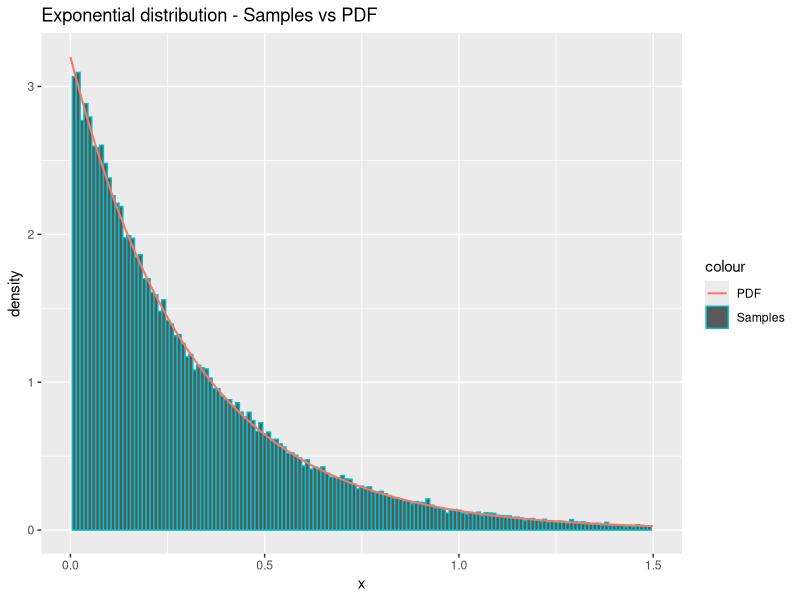
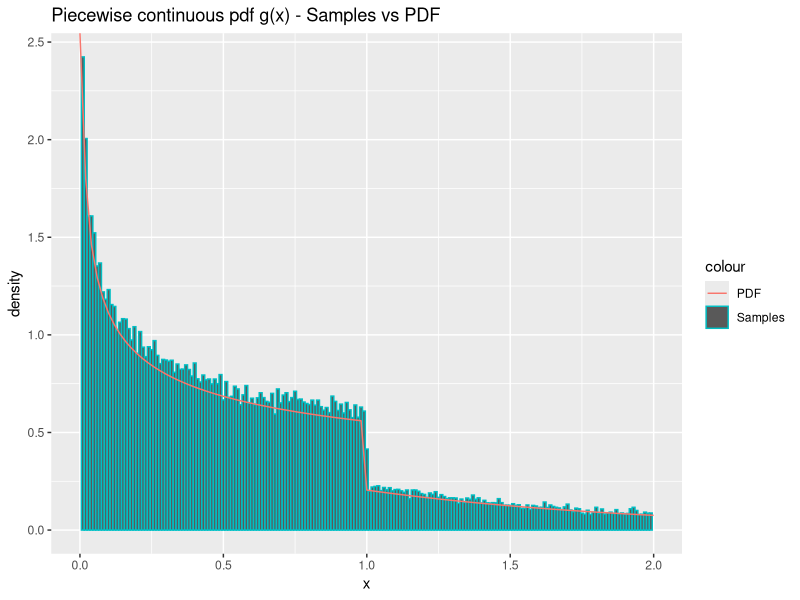
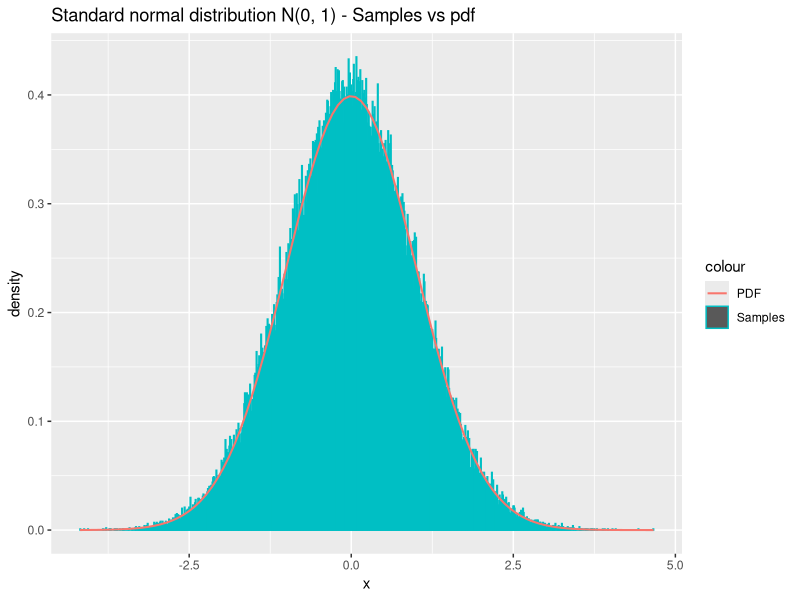
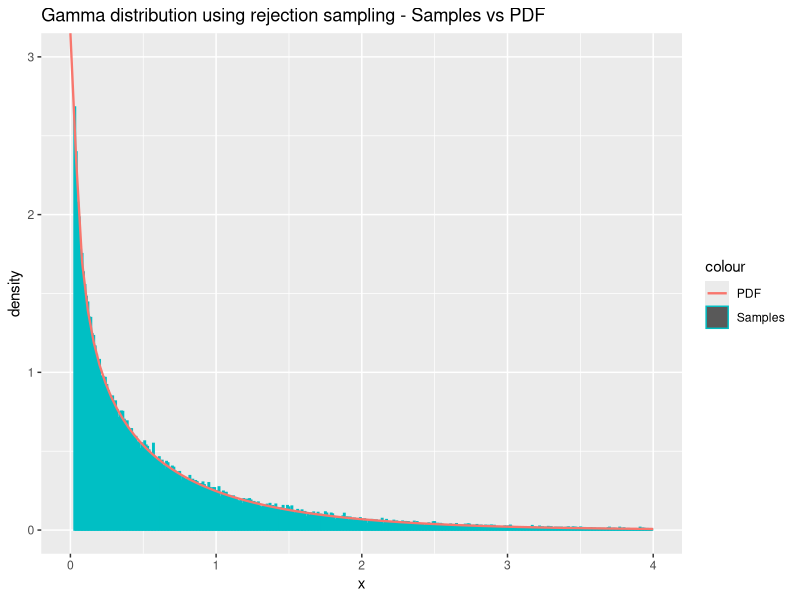
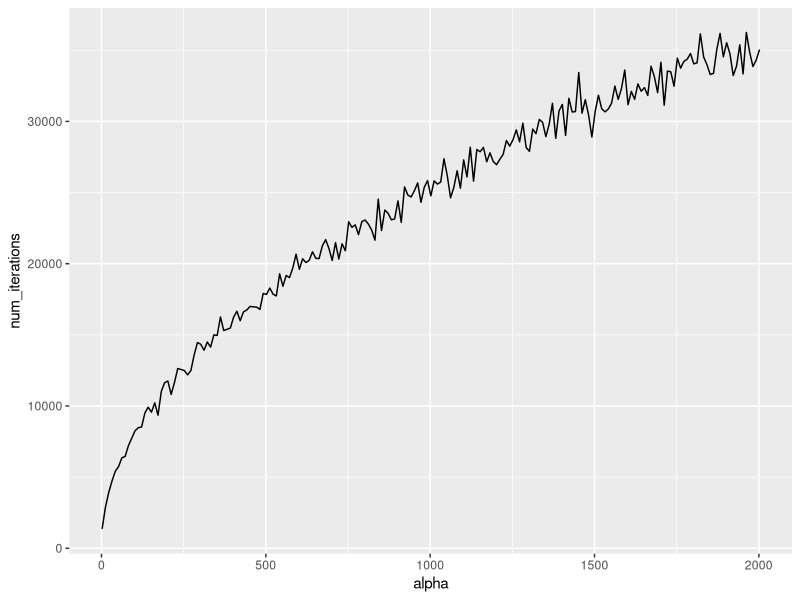
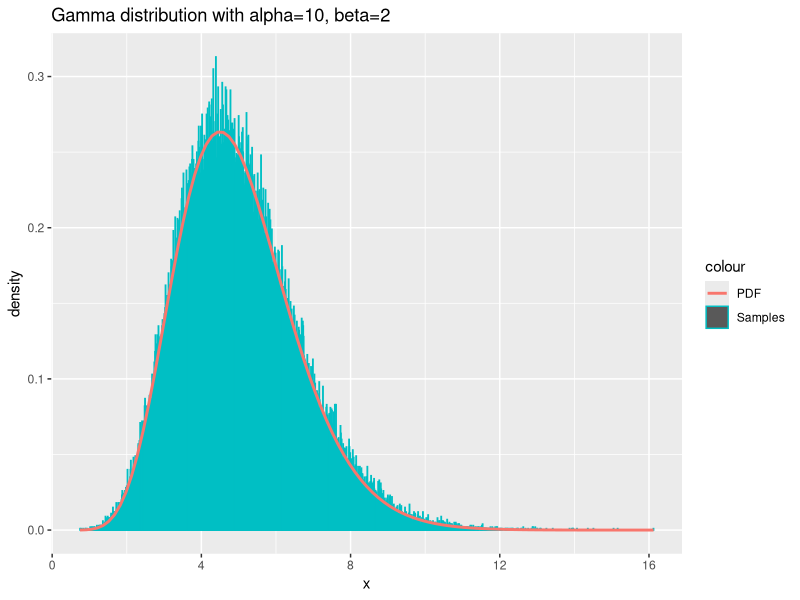
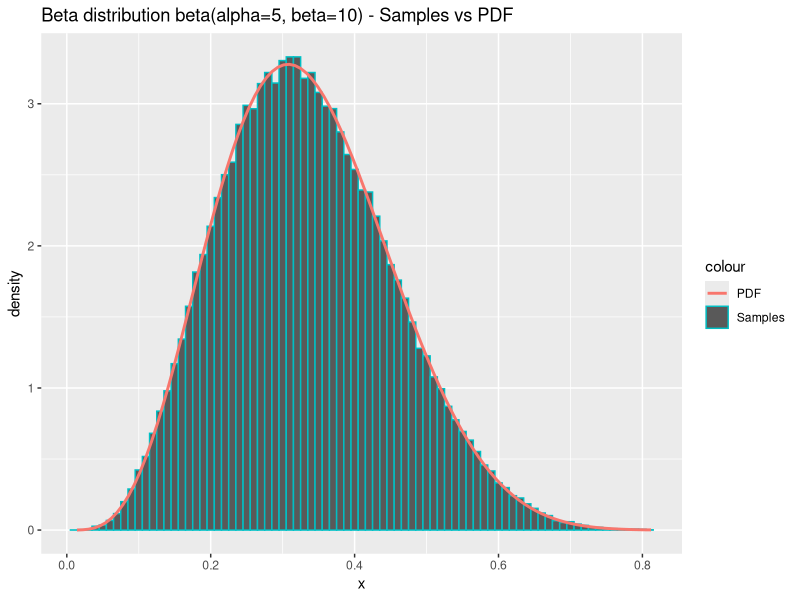
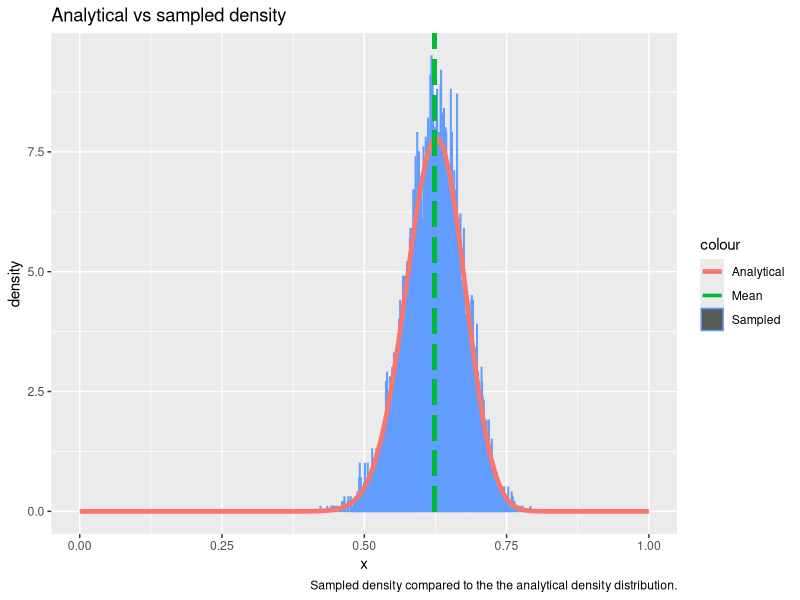

Write the R code that produced these figures, in order.
## ---- chunk 1
  sample_exponential = function(n, lambda) {
    # Sample n times from U[0, 1]
    u = runif(n)
    
    # Evaluate inverse CDF in u:
    return(-1/lambda * log(u))
  }
## ---- chunk 2
  # Parameters
  n = 100000
  lambda = 3.2
  
  # Draw n samples from exponential distribution
  # with rate parameter lambda:
  x = sample_exponential(n, lambda)
  
  # Compare theoretical and sample mean and variance:
  cat("Theoretical mean:", 1/lambda, "Sample mean", mean(x), "\n")
  cat("Theoretical variance:", 1/lambda^2, "Sample variance", var(x), "\n")
## ---- chunk 3
  library(ggplot2)
  # Plot the samples which we generated in the
  # previous code block, together with the pdf
  df = data.frame(x=x)
  ggplot(df, aes(x=x)) +
    geom_histogram(aes(y = ..density.., color = "Samples"), binwidth=0.01) +
    stat_function(fun=dexp,geom = "line",size=0.7,args=(mean=lambda),aes(color="PDF")) +
    ggtitle("Exponential distribution - Samples vs PDF") +
    labs(x='x', y='density') +
    xlim(0, 1.5)
## ---- chunk 4
  # Define the pdf for g(x):
  density_g = function(x, alpha) {
    # Normalizing constant c:
    c = alpha*exp(1)/(alpha + exp(1))
    
    # Create an empty vector of same length as x:
    density = vector(length = length(x))
    
    # All elements corresponding to x < 1:
    density[x < 1.] = c*x[x<1.]^(alpha-1)
    
    # All elements corresponding to x >= 1:
    density[x >= 1.] = c*exp(-x[x>=1.])
    return(as.double(density))
  }

  # Sampler for g(x):
  sample_g = function(n, alpha) {
    # Normalizing constant c:
    c = (alpha * exp(1)) / (alpha + exp(1))
    
    # Draw n samples from U[0, 1]
    u = runif(n)
    
    # Create an empty vector of length n:
    samples = vector(length=n)
    
    # Set all elements corresponding to u < c/alpha
    # equal to the equation as defined in the inverse CDF:
    samples[u < c/alpha] = (alpha/c*u[u < c/alpha])^(1/alpha)
    
    # Set all elements corresponding to u >= c/alpha
    # equal to the equation as defined in the inverse CDF:
    samples[u >= c/alpha] = log(c / (1 - u[u >= c/alpha]))
    return(samples)
  }
## ---- chunk 5
  # Parameters:
  n = 100000
  alpha = 0.7
  
  # Draw n samples from our g(x) sampler
  # with parameter alpha:
  x = sample_g(n, alpha)
  
  # Normalizing constant:
  c = (alpha * exp(1)) / (alpha + exp(1))
  
  # Theoretical mean and variance use the expressions as defined above
  cat("Theoretical mean:", c/(alpha+1) + 2*c/exp(1), "Sample mean:", mean(x), "\n")
  cat("Theoretical variance:", c/(alpha+2) + 5*c/exp(1) - (c/(alpha+1) + 2*c/exp(1))^2, "Sample variance:", var(x), "\n")
## ---- chunk 6
  library(ggplot2)
  df = data.frame( x=x)
  ggplot(df, aes(x = x)) +
    geom_histogram(aes(y = ..density.., color = "Samples"), binwidth=0.01) +
    stat_function(fun=density_g,geom = "line",size=0.5,args=(mean=alpha),aes(color="PDF")) + 
    xlim(0, 2) + 
    ggtitle("Piecewise continuous pdf g(x) - Samples vs PDF") + labs(x='x', y='density')
## ---- chunk 7
  # Function to sample n times from N(0, 1):
  sample_standard_normal = function(n) {
    num_samples = n
    if((n %% 2) == 1) {
      # n is odd, so we should sample one extra:
      num_samples = num_samples + 1
    }
    
    # Sample from U[0, 2*pi]:
    x1 = runif(num_samples/2, 0, 2*pi)
    # Sample from exp(1/2):
    x2 = sample_exponential(num_samples/2, lambda=1/2)
    
    # Perform the transformations as defined above:
    y1 = sqrt(x2) * cos(x1)
    y2 = sqrt(x2) * sin(x1)
    
    # Remove the last sample if n is odd, 
    # and concatenate the vectors together to retrieve
    # n samples:
    return(c(y1, y2)[0:n])
  }
## ---- chunk 8
  # Parameters:
  n = 100000

  # Draw n samples from N(0,1):
  x = sample_standard_normal(n)
  
  cat("Theoretical mean:", 0, "Sample mean:", mean(x), "\n")
  cat("Theoretical variance:", 1, "Sample variance:", var(x), "\n")
## ---- chunk 9
  # Plot the samples from N(0, 1) in a histogram together with the pdf
  df = data.frame(x=x)
  ggplot(df, aes(x=x)) +
    geom_histogram(aes(y = ..density.., color = "Samples"), binwidth=0.01) +
    stat_function(fun=dnorm,geom = "line",size=0.7,args=list(0,1),aes(color="PDF")) +
    ggtitle("Standard normal distribution N(0, 1) - Samples vs pdf") +
    labs(x='x', y='density')
## ---- chunk 10
  # Function for sampling one time from the d-variate
  # normal distribution:
  sample_normal_d = function(d, mu, sigma) {
    # Draw d samples from N(0, 1):
    x = sample_standard_normal(d)
    
    # Apply the linear transformation:
    y = mu + t(chol(sigma)) %*% x
    
    return(y)
  }
## ---- chunk 11
  # Parameters:
  d = 2
  n = 100000
  mu = c(1.5, 3)
  sigma = matrix(c(5,7,7,10),ncol=d,nrow=d)
  
  # We have to sample in a for-loop since our sampler
  # cannot do this in a vectorized fashion:
  samples = matrix(NA, ncol=d, nrow=n)
  for (i in 1:n){
    samples[i,] = sample_normal_d(d,mu,sigma) # Draw n samples
  }
  
  average = apply(samples, 2, mean)
  print("Mean vector:")
  print.data.frame(data.frame(average))
  covmat = cov(samples)
  print("Covariance matrix:")
  print.data.frame(data.frame(covmat))
## ---- chunk 12
  # PDF of gamma for a given alpha and beta=1:
  density_f = function(x, alpha) {
    return(dgamma(x, alpha, rate=1))
  }
  
  # Function for drawing n samples from Gamma(alpha, 1)
  # When 0 < alpha < 1:
  sample_f_small = function(n, alpha) {
    c = (1/alpha + exp(-1)) / gamma(alpha)
    samples = vector()
    repeat {
      num_missing_samples = n - length(samples)
      x = sample_g(as.integer(num_missing_samples*c), alpha)
      
      acceptance_probs = density_f(x, alpha) / (c * density_g(x, alpha))
      u = runif(as.integer(num_missing_samples*c))
      samples = c(samples, x[u <= acceptance_probs])
      if(length(samples) >= n) {
        # Break out of loop if we have enough samples:
        break
      }
    }
    # Do not return excess samples:
    return(samples[0:n])
  }
## ---- chunk 13
  # Parameters:
  n = 100000
  alpha = 0.6 # 0 < alpha < 1
  
  # Draw n samples from Gamma(alpha, 1):
  x = sample_f_small(n, alpha)
  
  cat("Theoretical mean:", alpha, "Sample mean:", mean(x), "\n")
  cat("Theoretical variance:", alpha, "Sample variance:", var(x), "\n")
## ---- chunk 14
  n = 100000
  alpha = 0.6
  x = sample_f_small(n, alpha)
  df = data.frame(x)
  ggplot(df, aes(x = x)) +
    geom_histogram(aes(y = ..density.., color = "Samples"), binwidth=0.01) +
    stat_function(fun=dgamma,geom = "line",size=0.8,args=(alpha=alpha),aes(color="PDF")) +
    xlim(0, 4) + ylim(0, 3) + 
    ggtitle("Gamma distribution using rejection sampling - Samples vs PDF") + labs(x='x', y='density')
## ---- chunk 15
# Function for drawing n samples from
# Gamma(alpha, 1) when alpha > 1:
sample_f_large = function(n, alpha) {
  loga = (alpha - 1)/2 * (log(alpha - 1) - 1)
  logbp = (alpha + 1)/2 * (log(alpha + 1) - 1)
  
  samples = vector()
  num_iterations = 0
  
  while(length(samples) < n) {
    num_iterations = num_iterations + 1
    
    # Sample in log-scale
    log_x1 = loga + log(runif(1))
    log_x2 = logbp + log(runif(1))
    
    if(2*log_x1 <= (alpha - 1)*(log_x2 - log_x1) - exp(log_x2 - log_x1)) {
      # Accept the sample:
      samples = c(samples, exp(log_x2 - log_x1))
    }
  }
  
  return(list(samples=samples, num_iterations=num_iterations))
}
## ---- chunk 16
  # Parameters:
  n = 10000
  alpha = 50 # alpha > 1
  
  # Draw n samples from Gamma(alpha, 1) when alpha > 1
  samples = sample_f_large(n, alpha)$samples
  
  cat("Theoretical mean:", alpha, "Sample mean:", mean(samples), "\n")
  cat("Theoretical variance:", alpha, "Sample variance:", var(samples), "\n")
## ---- chunk 17
n = 1000
alpha = seq(2, 2002, 10)
num_iterations = vector()
for(a in alpha) {
  num_iterations = c(num_iterations, sample_f_large(n, a)$num_iterations)
}
df = data.frame(x=alpha, num_iterations=num_iterations)
ggplot(df, aes(x = alpha, y = num_iterations)) + geom_line()
## ---- chunk 18
sample_gamma = function(n, alpha, beta) {
  unscaled_samples = vector(length=n)
  if(alpha == 1.) {
    unscaled_samples = sample_exponential(n, 1)
  } else if(alpha < 1.) {
    unscaled_samples = sample_f_small(n, alpha)
  } else { # alpha > 1.
    unscaled_samples = sample_f_large(n, alpha)$samples
  }
  samples = unscaled_samples/as.double(beta)
  return(samples)
}
## ---- chunk 19
  # Parameters:
  n = 100000
  alpha = 10
  beta = 2
  
  # Draw n samples from Gamma(alpha, beta)
  x = sample_gamma(n, alpha, beta)
  
  # Plot the samples in a histogram together with the pdf
  df = data.frame(x)
  ggplot(df, aes(x = x)) +
      geom_histogram(aes(y = ..density.., color = "Samples"), binwidth=0.01) +
      stat_function(fun=dgamma,geom = "line",size=1,aes(color='PDF'),args = list(shape=alpha, rate=beta)) +
      ggtitle("Gamma distribution with alpha=10, beta=2") + labs(x='x', y='density')
## ---- chunk 20
  sample_beta = function(n, alpha, beta) {
    x = sample_gamma(n, alpha, 1)
    y = sample_gamma(n, beta, 1)
    z = x/(x+y)
    return(z)
  }
## ---- chunk 21
  # Parameters:
  n = 100000
  alpha = 5
  beta = 10
  
  # Draw n samples from beta(alpha, beta):
  x = sample_beta(n, alpha, beta)
  
  cat("Theoretical mean:", alpha/(alpha+beta), "Sample mean:", mean(x), "\n")
  cat("Theoretical variance", alpha*beta/((alpha+beta)^2*(alpha + beta + 1)), "Sample variance:", var(x), "\n")
## ---- chunk 22
  df = data.frame(x=x)
  ggplot(df, aes(x = x)) +
      geom_histogram(aes(y = ..density.., color = "Samples"), binwidth=0.01) +
      stat_function(fun=dbeta,geom = "line",size=1,aes(color='PDF'),args = list(shape1=alpha, shape2=beta)) +
      ggtitle("Beta distribution beta(alpha=5, beta=10) - Samples vs PDF") + labs(x='x', y='density')
## ---- chunk 23

#Estimate probability by monte carlo integration
estimate_monte_carlo = function(n) {
  x = sample_standard_normal(n)
  samples = rep(NA, n)
  
  #Set all values above 4 to 1 and all below to 0
  samples[x > 4] = 1
  samples[x <= 4] = 0
  return(samples)
}
## ---- chunk 24
n = 100000
x = estimate_monte_carlo(n)
est = mean(x)
confidence_interval = est + c(-1, 1)*qnorm(.975)*sqrt(var(x)/n) #Calculate variance

cat("Prob(x>4): ", est, "\n")

cat("Confidence:", confidence_interval, "\n")
## ---- chunk 25

generate_weighted_samples = function(n) {
  samples = rep(NA, n)
  sample_u = runif(n) #Generate uniform samples
  sample_x = sqrt(16-2*log(1-sample_u)) #Inverse sampling from G(x)
  samples[ sample_x <= 4.] = 0
  
  #Calculate 1*w(x) for all samples of X > 4
  samples[ sample_x > 4.] = 1/(exp(8)*sqrt(2*pi)*sample_x[ sample_x > 4.]) 
  
  return(samples)
}
## ---- chunk 26
n = 100000
samples = generate_weighted_samples(n)
est = mean(samples)

confidence_interval = est + c(-1, 1)*qnorm(.975)*sqrt(var(samples)/n)

cat("Estimated:", est, "\n")

cat("Confidence interval:", confidence_interval, "\n")


## ---- chunk 27

#Draw sample from g(x) using inverse transform

generate_weighted_samples_anth = function(n) {
  samples = rep(NA)
  samples_u_1 = runif(n)
  samples_u_2 = 1 - samples_u_1 # Calculate the antithetic variates
  samples_u = c(samples_u_1, samples_u_2) # Combine the variates
  sample_x = sqrt(16-2*log(1-samples_u)) #Inverse sampling from G(x)
  samples[ sample_x <= 4.] = 0
  
  #Calculate 1*w(x) for all samples of X > 4
  samples[ sample_x > 4.] = 1/(exp(8)*sqrt(2*pi)*sample_x[ sample_x > 4.])
  
  return(samples)
}

## ---- chunk 28
n = 50000

samples = generate_weighted_samples_anth(n)

est = mean(samples)

confidence_interval = est + c(-1, 1)*qnorm(.975)*sqrt(var(samples)/(2*n)) #Multiply n by 2 as number of samples is the double of n

cat("Estimated:", est, "\n")

cat("Confidence interval:", confidence_interval, "\n")


## ---- chunk 29

#Function to be sampled from
f_function = function(x) {
    return((2 + x)^125 * (1 - x)^38 * x^34)
}

#Find highest value of f_function to set as max c
target_c = optimize(f_function, c(0, 1), maximum = TRUE)

#Find normalizing constant
n_c = integrate(f_function, 0, 1)$val

generate_samples = function(n) {
    samples = rep(NA, n)
    run_cnt = 0
    for (i in 1:n) {
        done = 0
        while (done == 0) {
            x_sample = runif(1)  # Proposal sample
            a = f_function(x_sample)/target_c$objective #Acceptance probability
            u = runif(1) #Used to determine acceptance
            # Accept if u<a(alpha)
            if (u <= a) {
                samples[i] = x_sample
                done = 1
            }
            run_cnt = run_cnt + 1
        }
    }
    return(list(samples = samples, iterations = run_cnt))
}


## ---- chunk 30

n = 10000

# Function used to find actual mean
g = function(x) {
  return(x*f_function(x)*x)
}

f_func_density = function(x) {
  return(f_function(x)/n_c)
}


y = generate_samples(n) #Generate samples from the distribution

est_mean = sum(y$samples)/n

cat("Estimated mean: ", sum(y$samples)/n, "Theoretical mean: ", integrate(g, 0, 1)$val/n_c, "\n")
## ---- chunk 31

#Generate histogram

df = data.frame(theo = seq(0, 1, length.out = n), value = y$samples)

ggplot(df, aes(x = value)) + geom_histogram(aes(y = ..density.., colour = "Sampled"), 
    binwidth = 0.001) + stat_function(fun = f_func_density, geom = "line", 
    size = 1.6, aes(colour = "Analytical")) + ggtitle("Analytical vs sampled density") + 
    xlim(0, 1) + geom_segment(x = sum(y$samples)/n, xend = sum(y$samples)/n, 
    y = 0, yend = 100, aes(colour = "Mean"), size = 1.2, linetype = "longdash") + 
    labs(x = "x", y = "density", caption = paste("Sampled density compared to the the analytical density distribution."))

## ---- chunk 32
cat("Average random numbers per sample: ",y$iterations/n)
cat("Theoretical expected numbers per sample: ", target_c$objective/n_c)

## ---- chunk 33
# Target pdf, unscaled
posterior_target_unscaled = function(x) {
    return(f_func_density(x) * dbeta(x, 1, 5))
}

#Compute normalizing constant
n_c_posterior = integrate(posterior_target_unscaled, 0, 1)$value

# Normalized posterior target pdf
posterior_target_scaled = function(x) {
    return(posterior_target_unscaled(x)/n_c_posterior)
}

# Density: f_new(x) * x
posterior_target_mean_density = function(x) {
    return(x * posterior_target_scaled(x))
}

theoretical_mean = integrate(posterior_target_mean_density, 0, 1)$value

weights = posterior_target_scaled(y$samples)/f_func_density(y$samples)
posterior_mean = sum(y$samples * weights)/n
cat("Posterior mean estimate:", posterior_mean, "Analytical posterior mean:", theoretical_mean, "\n")

